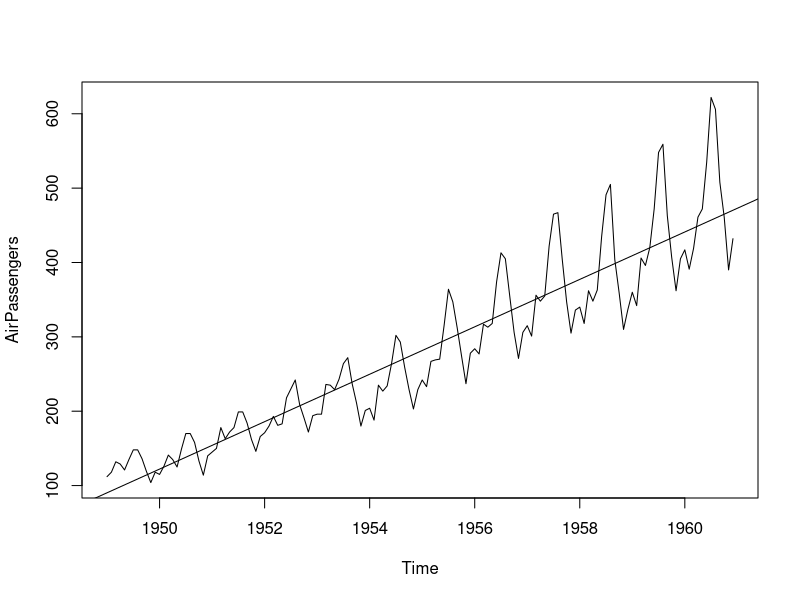
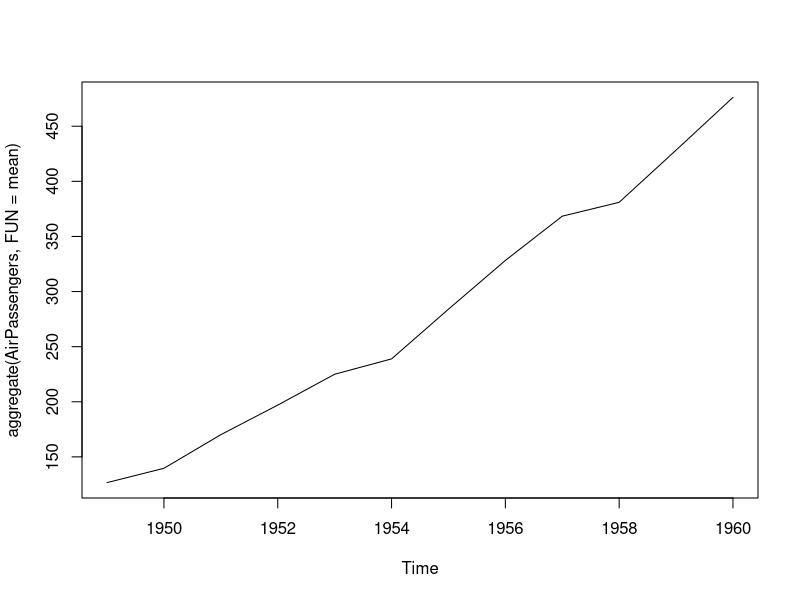
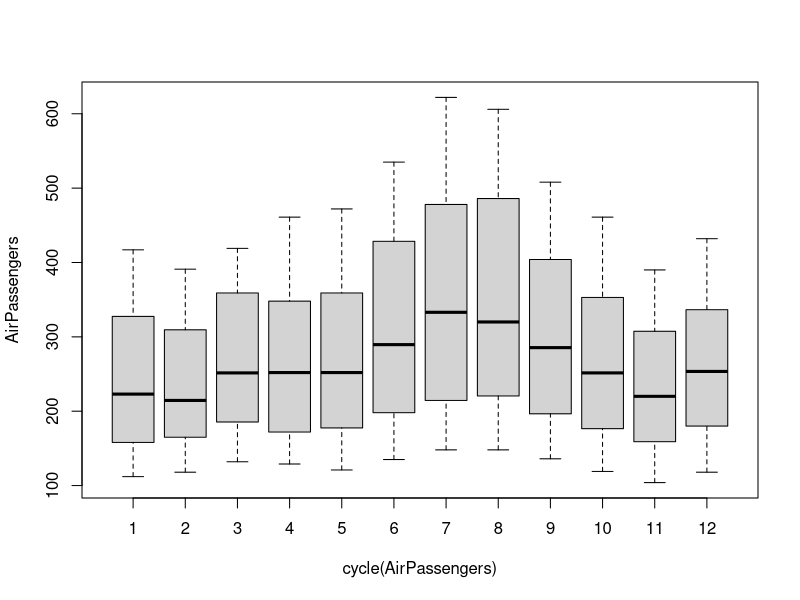
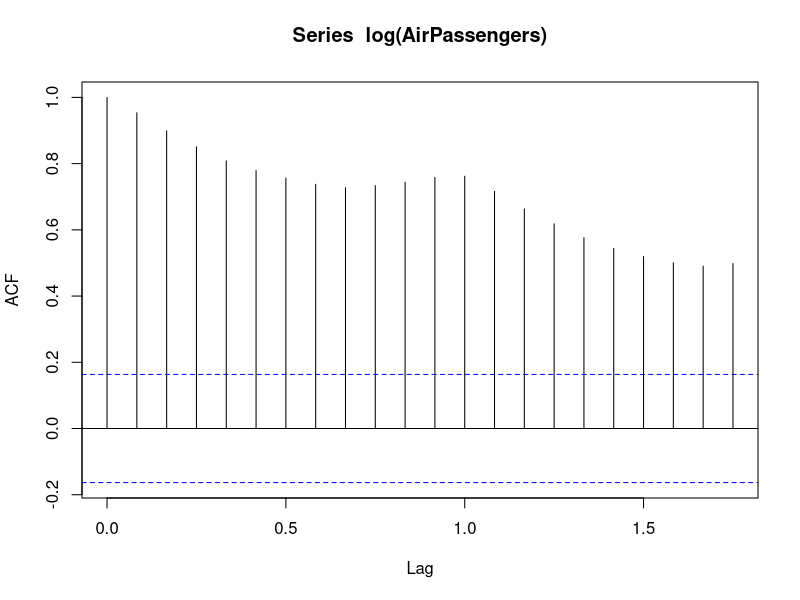
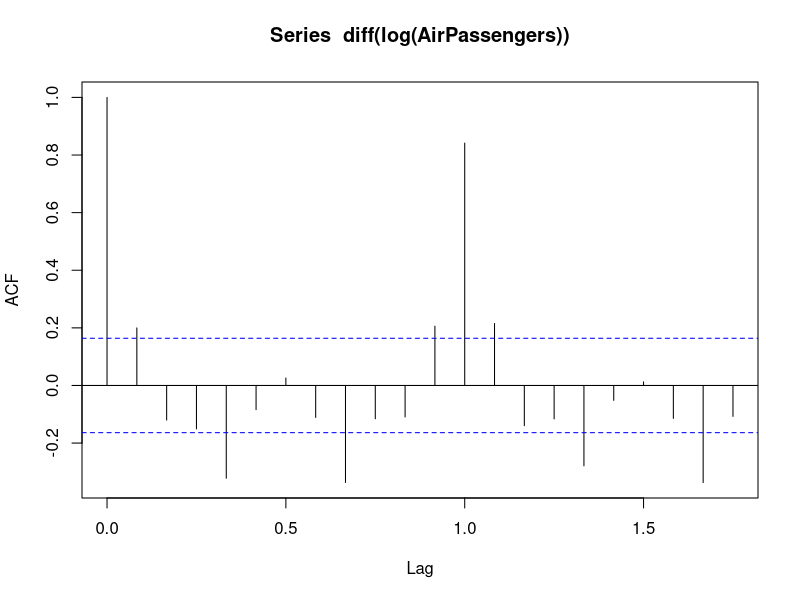
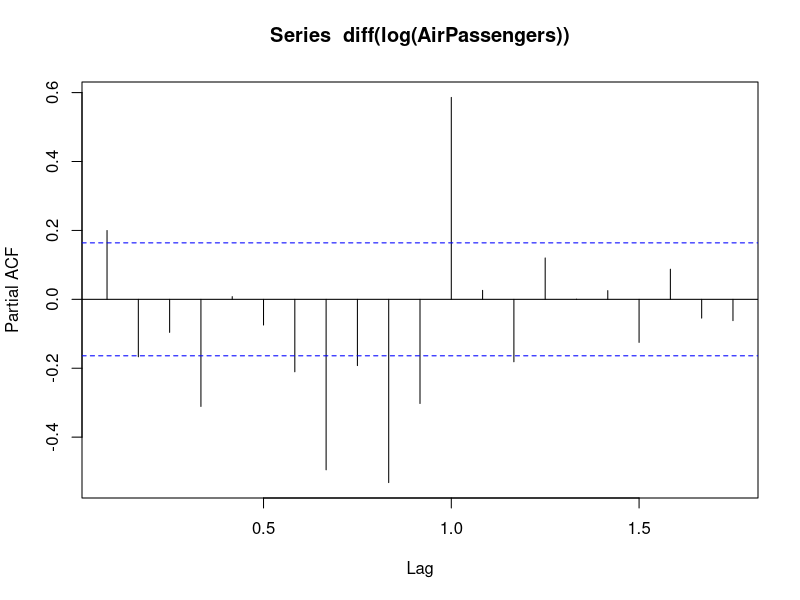
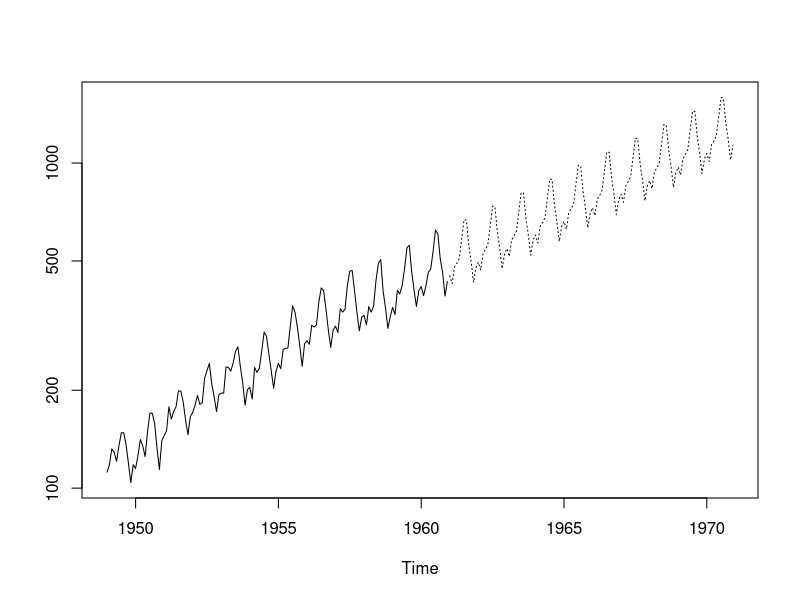

The R source for these figures, in order:
#library for time series models
library(tseries)

data(AirPassengers)
#tells you that this data is in time series format
class(AirPassengers)
#find what year data starts in
start(AirPassengers)
#and when it ends
end(AirPassengers)
#find the cycle of the time series to be 12 months via:
frequency(AirPassengers)
#get summary stats for data
summary(AirPassengers)

#plot data and fit line to it
plot(AirPassengers)
abline(reg=lm(AirPassengers~time(AirPassengers)))

#prints the cycle across years
cycle(AirPassengers)
#aggregates cycles and displays year on year trend
plot(aggregate(AirPassengers,FUN=mean))
#boxplot over years gives sense of seasonal affect
boxplot(AirPassengers~cycle(AirPassengers))

#take log of data to remove unequal variance, and we take difference to address the trend component (growth of passengers over time)
adf.test(diff(log(AirPassengers)), alternative="stationary", k=0)
#look at p-value, see that series is stationary enough

#plot acf
acf(log(AirPassengers))
#acf plot
acf(diff(log(AirPassengers)))
#pacf plot
pacf(diff(log(AirPassengers)))
#fit the model, add in seasonal aspect
(fit <- arima(log(AirPassengers), c(0, 1, 1),seasonal = list(order = c(0, 1, 1), period = 12)))
#make predictions with fitted model
pred <- predict(fit, n.ahead = 10*12)
#plot predictions
ts.plot(AirPassengers,2.718^pred$pred, log = "y", lty = c(1,3))